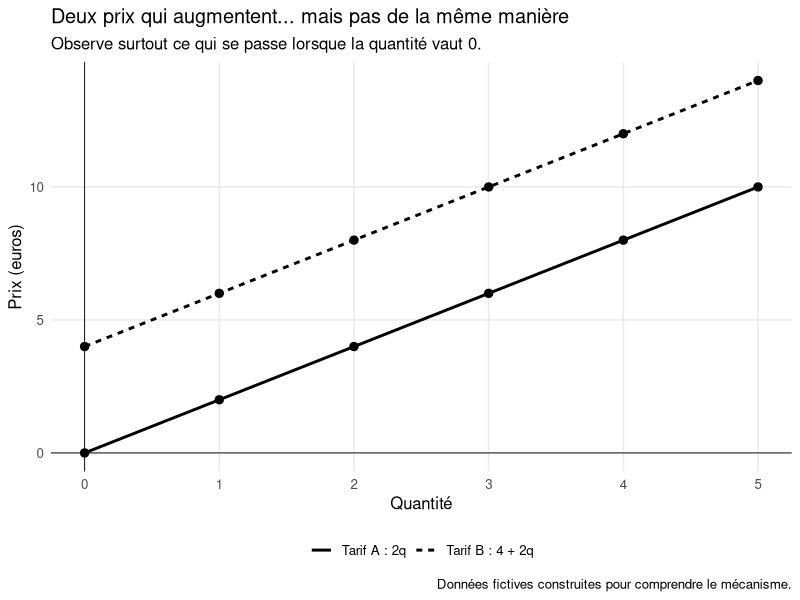
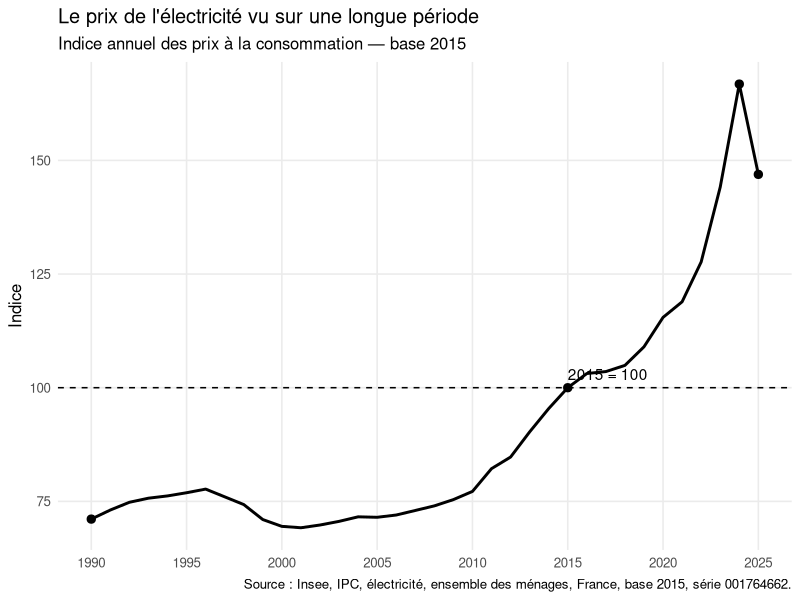

R code for these plots, in order:
## ---- chunk 1
knitr::opts_chunk$set(
  echo = FALSE,
  warning = FALSE,
  message = FALSE,
  fig.align = "center",
  fig.width = 7,
  fig.height = 4.5
)

library(ggplot2)
## ---- chunk 2
tarifs = data.frame(
  quantite = rep(0:5, 2),
  tarif = rep(c("Tarif A : 2q", "Tarif B : 4 + 2q"), each = 6)
)

tarifs$prix = c(
  2 * (0:5),
  4 + 2 * (0:5)
)
## ---- chunk 3
ggplot(
  tarifs,
  aes(
    x = quantite,
    y = prix,
    group = tarif,
    linetype = tarif
  )
) +
  geom_line(linewidth = 1) +
  geom_point(size = 2.5) +
  geom_hline(yintercept = 0, linewidth = 0.3) +
  geom_vline(xintercept = 0, linewidth = 0.3) +
  scale_x_continuous(breaks = 0:5) +
  labs(
    title = "Deux prix qui augmentent... mais pas de la même manière",
    subtitle = "Observe surtout ce qui se passe lorsque la quantité vaut 0.",
    x = "Quantité",
    y = "Prix (euros)",
    linetype = NULL,
    caption = "Données fictives construites pour comprendre le mécanisme."
  ) +
  theme_minimal(base_size = 12) +
  theme(
    legend.position = "bottom",
    panel.grid.minor = element_blank()
  )
## ---- chunk 4
electricite = data.frame(
  annee = 1990:2025,
  indice = c(
    71.10, 73.10, 74.80, 75.70, 76.20, 76.90,
    77.70, 76.00, 74.30, 71.00, 69.50, 69.20,
    69.80, 70.60, 71.60, 71.50, 72.00, 73.00,
    74.01, 75.39, 77.19, 82.20, 84.75, 90.28,
    95.41, 100.00, 103.12, 103.55, 104.91, 109.00,
    115.47, 118.90, 127.66, 144.13, 166.78, 146.92
  )
)
## ---- chunk 5
ggplot(
  electricite,
  aes(x = annee, y = indice)
) +
  geom_line(linewidth = 1) +
  geom_point(
    data = subset(
      electricite,
      annee %in% c(1990, 2015, 2024, 2025)
    ),
    size = 2.5
  ) +
  geom_hline(
    yintercept = 100,
    linetype = "dashed",
    linewidth = 0.5
  ) +
  annotate(
    "text",
    x = 2015,
    y = 103,
    label = "2015 = 100",
    hjust = 0
  ) +
  scale_x_continuous(
    breaks = seq(1990, 2025, by = 5)
  ) +
  labs(
    title = "Le prix de l'électricité vu sur une longue période",
    subtitle = "Indice annuel des prix à la consommation — base 2015",
    x = NULL,
    y = "Indice",
    caption = paste(
      "Source : Insee, IPC, électricité, ensemble des ménages, France,",
      "base 2015, série 001764662."
    )
  ) +
  theme_minimal(base_size = 12) +
  theme(
    panel.grid.minor = element_blank()
  )
